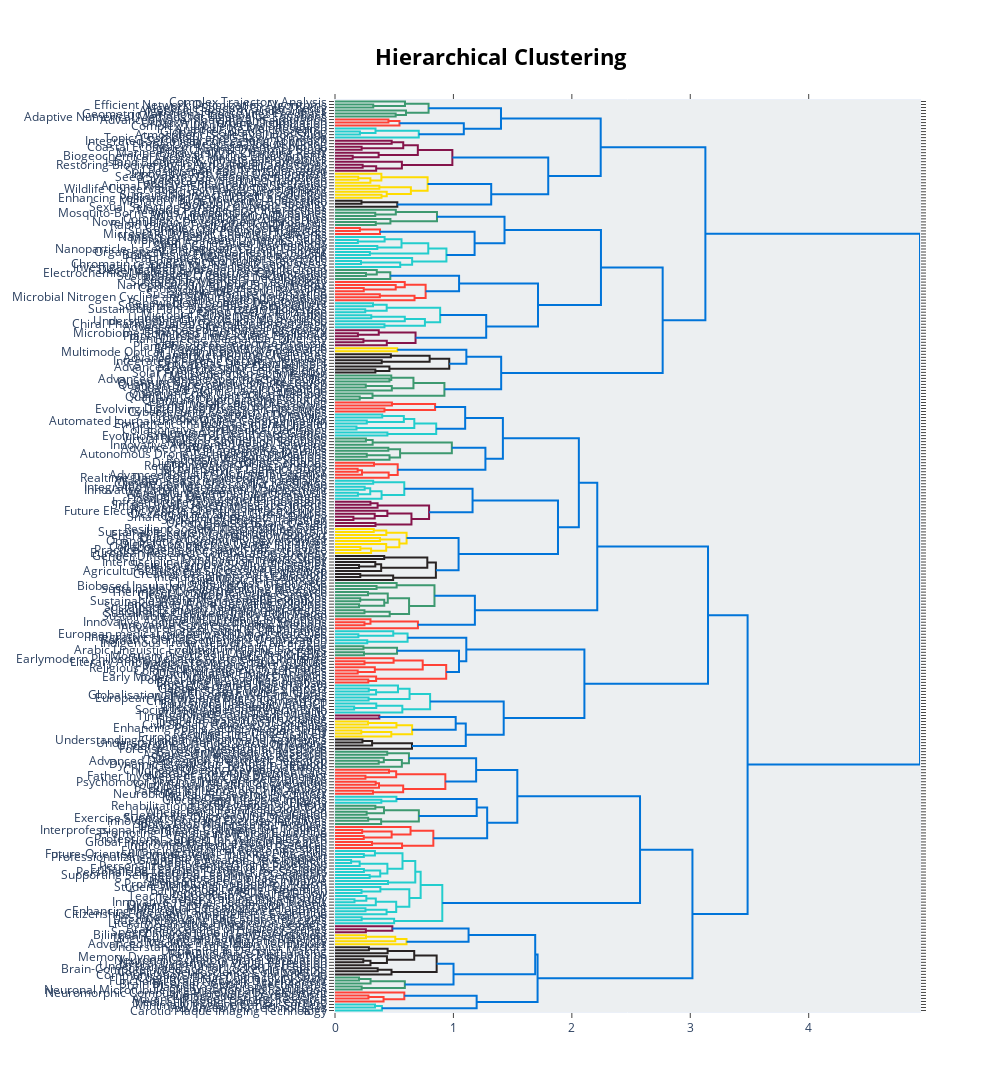

The notebook cell this image was saved under:
### Markdown cell above
This plot shows the cluster hierarchy. Since we use HDBSCAN as a clustering algorthim, this means that clusters within clusters can be formed. To understand how these are related to each other we can use the plot below. A color indicates clusters that are closer related to each other. These are then broken down to smaller clusters with more specific topics.

### Code cell
topic_model.visualize_hierarchy(custom_labels=True)
